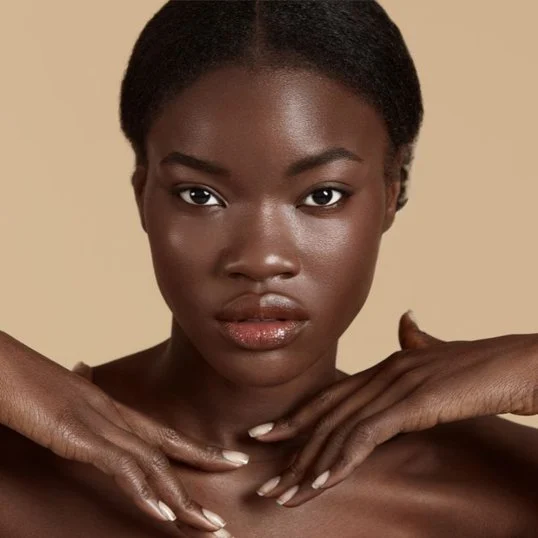
#> input picture visao-computacional/aula3/rosto.webp, 538 x 538 px
$ jupyter execute deteccao_rosto.ipynb
#> lines starting #> are read from the running program, lines starting #| are printed output that depends on the picture; after the words box and inside, x2 and y2 are one past the last pixel; in counts of white or black regions, pixels touching at a corner belong together
[cell 1]
import cv2
import matplotlib.pyplot as plt

face_cascade = cv2.CascadeClassifier(cv2.data.haarcascades + 'haarcascade_frontalface_default.xml')

imagem = cv2.imread('rosto.webp')
#> imagem is the input picture: shape (538, 538, 3); mean B, G, R 78.1, 97.4, 127.6

imagem_cinza = cv2.cvtColor(imagem, cv2.COLOR_BGR2GRAY)
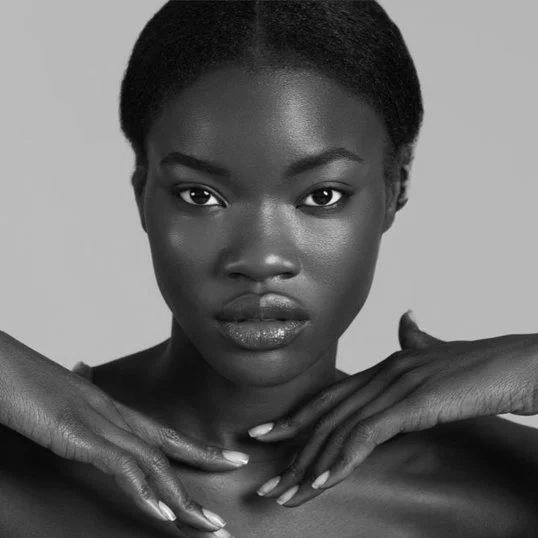
#> imagem_cinza: shape (538, 538); min 1, max 254, mean 104.2

# Detectar rostos na imagem
rostos = face_cascade.detectMultiScale(imagem, scaleFactor=1.1, minNeighbors=5, minSize=(55, 55))
#> rostos = [[125, 82, 275, 275]]

# Desenhar retângulos ao redor dos rostos detectados
for (x, y, w, h) in rostos:
    cv2.rectangle(imagem, (x, y), (x + w, y + h), (255, 0, 0), 2)
#> this loop made 1 pass
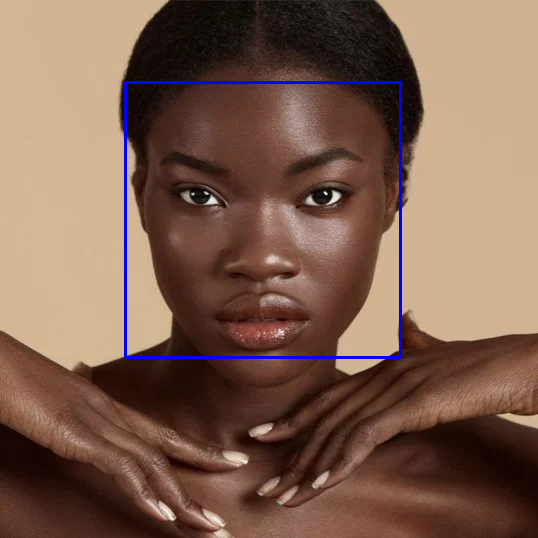
#> imagem: shape (538, 538, 3); 1.14% of pixels changed, all inside (x1, y1, x2, y2) = (124, 81, 402, 359)

# Desenhar retâmgulos ao redor das gaces + cabelos detectados
for (x, y, w, h) in rostos:
    # Definir a região do cabelo e rosto combinados
    regiao_cabelo = max(0, y - int( h / 2))
    combined_height  = h + (y - regiao_cabelo)

    # Desenhar o retângulo ao redor do rosto e cabelo
    cv2.rectangle(imagem, (x, regiao_cabelo), (x + w, regiao_cabelo + combined_height), (255, 0, 0), 2)
#> this loop made 1 pass
#> (x, y, w, h, regiao_cabelo, combined_height) on pass 1: (125, 82, 275, 275, 0, 357)
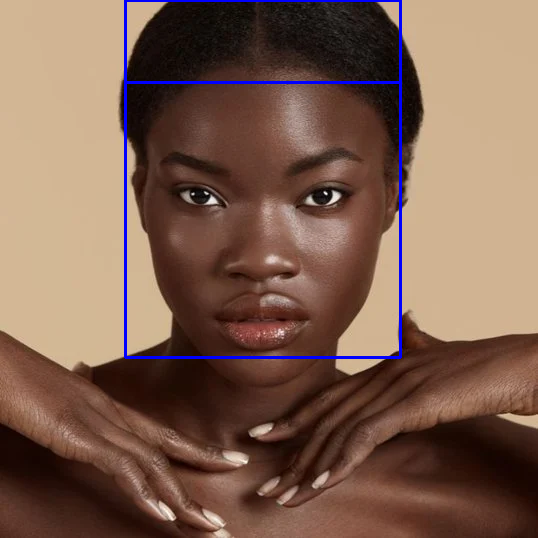
#> imagem: shape (538, 538, 3); 0.36% of pixels changed, all inside (x1, y1, x2, y2) = (124, 0, 402, 82)

imagem = cv2.cvtColor(imagem, cv2.COLOR_BGR2RGB)

plt.imshow(imagem)
plt.axis('off')
plt.show()

[cell 2]
eye_cascade = cv2.CascadeClassifier(cv2.data.haarcascades + 'haarcascade_eye.xml')

imagem = cv2.imread('rosto.webp')

imagem_cinza = cv2.cvtColor(imagem, cv2.COLOR_BGR2GRAY)

# Detectar rostos na imagem
rostos = eye_cascade.detectMultiScale(imagem, scaleFactor=1.1, minNeighbors=5, minSize=(55, 55))
#> rostos = [[160, 157, 74, 74], [285, 160, 73, 73], [242, 456, 68, 68]]

# Desenhar retângulos ao redor dos rostos detectados
for (x, y, w, h) in rostos:
    cv2.rectangle(imagem, (x, y), (x + w, y + h), (255, 0, 0), 2)
#> this loop made 3 passes
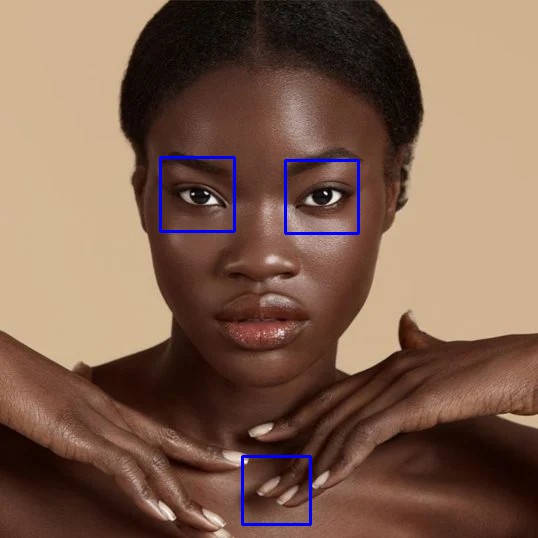
#> imagem: shape (538, 538, 3); 0.89% of pixels changed, all inside (x1, y1, x2, y2) = (159, 156, 360, 526)

# Desenhar retâmgulos ao redor das faces + olhos detectados
# for (x, y, w, h) in rostos:
#     # Definir a região dos olhos e rosto combinados
#     regiao_olhos = max(0, y - int( h / 2))
#     combined_height  = h + (y - regiao_olhos)

#     # Desenhar o retângulo ao redor do rosto e cabelo
#     cv2.rectangle(imagem, (x, regiao_olhos), (x + w, regiao_olhos + combined_height), (255, 0, 0), 2)

imagem = cv2.cvtColor(imagem, cv2.COLOR_BGR2RGB)

plt.imshow(imagem)
plt.axis('off')
plt.show()
